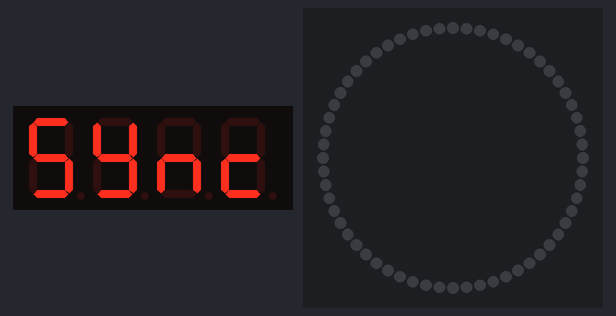
The sketch below on a simulated ESP8266 (Wemos D1 mini). Parts: 4-digit seven-segment display, 60 RGB LEDs in a ring, first at the top, clockwise. Dim RGB values are drawn brighter than linear; WiFi joins after 1.5 s; servers stay silent unless stated; the local clock reads 2024-03-15 10:24:30 at power-on unless the sketch sets it.

Above: at 0.1 s.
At 1.6 s:
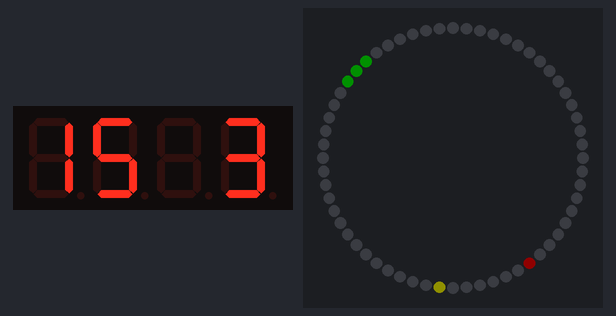

The sketch:

analog-wallclock.ino
```cpp
/*
 * Based on the Time, Timezone and FastLED libraries
 * Running on a WeMos D1 WiFi board
 */

#include <FastLED.h>
#include <TimeLib.h>
#include <Timezone.h>
#include <TM1637Display.h>
#include <ESP8266WiFi.h>
#include <WiFiUdp.h>

// 7-segment TM1637
#define SEGMENTS_DIO_PIN               (D6)
#define SEGMENTS_CLK_PIN               (D5)
#define SEGMENTS_BRIGHTNESS             (1) // 0-7

// RGB 60-LED ring
#define LEDRING_DATA_PIN                (D4)
#define NUM_LEDS                        (60)

static const char ssid[] = "gill-roxrud";
static const char pass[] = "******";

static const char ntpServerName[] = "0.no.pool.ntp.org";

WiFiUDP Udp;
unsigned int localPort = 8888;  // local port to listen for UDP packets

//Central European Time (Frankfurt, Paris)
TimeChangeRule CEST = {"CEST", Last, Sun, Mar, 2, 120};     //Central European Summer Time
TimeChangeRule CET = {"CET ", Last, Sun, Oct, 3, 60};       //Central European Standard Time
Timezone CE(CEST, CET);
time_t utc, local_time, prev_local_time=0;

#if (NUM_LEDS < 256)
 typedef byte ledposition_t;
#else
 typedef unsigned short ledposition_t;
#endif

CRGB leds[NUM_LEDS];
TM1637Display segment_display(SEGMENTS_CLK_PIN, SEGMENTS_DIO_PIN);

static const CRGB hour_colour_am = CRGB(0,16,0);
static const CRGB hour_colour_pm = CRGB(0,0,16);
static const CRGB minute_colour = CRGB(16,0,0);
static const CRGB second_colour = CRGB(16,16,0);


void setLED(ledposition_t pos, const struct CRGB& colour)
{
  pos = pos%NUM_LEDS;
  leds[pos] = colour;
}

void setSegments(byte day, byte month)
{
  segment_display.showNumberDecEx(day%100, 0x30, false, 2, 0);
  segment_display.showNumberDec(month%100, false, 2, 2);
}

void setSegmentsSync()
{
  const uint8_t segments[] = {1|32|64|4|8 /*S*/, 32|64|2|4|8 /*y*/, 16|64|4 /*n*/, 64|16|8 /*c*/};
  segment_display.setSegments(segments);
}

void digitalClockDisplay(const time_t& local_time)
{
  ledposition_t pos;
  for (pos=0; pos<NUM_LEDS; pos++) leds[pos]=CRGB::Black;

  CRGB hour_colour = isAM(local_time) ? hour_colour_am : hour_colour_pm;
  int minute_pos = minute(local_time)*NUM_LEDS/60;
  int hour_pos = hour(local_time)*NUM_LEDS/12 + (minute_pos/12);
  setLED(hour_pos-1, hour_colour);
  setLED(hour_pos, hour_colour);
  setLED(hour_pos+1, hour_colour);

  setLED(minute_pos, minute_colour);

  setLED(second(local_time)*NUM_LEDS/60, second_colour);

  setSegments(day(local_time), month(local_time));

  FastLED.show();
}

/*-------- NTP code ----------*/

static const byte NTP_PORT = 123;
static const int NTP_PACKET_SIZE = 48; // NTP time is in the first 48 bytes of message
byte packetBuffer[NTP_PACKET_SIZE]; //buffer to hold incoming & outgoing packets

// send an NTP request to the time server at the given address
void sendNTPpacket(IPAddress &address)
{
  // set all bytes in the buffer to 0
  memset(packetBuffer, 0, NTP_PACKET_SIZE);
  // Initialize values needed to form NTP request
  // (see URL above for details on the packets)
  packetBuffer[0] = 0b11100011;   // LI, Version, Mode
  packetBuffer[1] = 0;     // Stratum, or type of clock
  packetBuffer[2] = 6;     // Polling Interval
  packetBuffer[3] = 0xEC;  // Peer Clock Precision
  // 8 bytes of zero for Root Delay & Root Dispersion
  packetBuffer[12] = 49;
  packetBuffer[13] = 0x4E;
  packetBuffer[14] = 49;
  packetBuffer[15] = 52;
  // all NTP fields have been given values, now
  // you can send a packet requesting a timestamp:
  Udp.beginPacket(address, NTP_PORT);
  Udp.write(packetBuffer, NTP_PACKET_SIZE);
  Udp.endPacket();
}

time_t getNtpUtcTime()
{
  while (Udp.parsePacket() > 0) ; // discard any previously received packets

  IPAddress ntpServerIP;
  WiFi.hostByName(ntpServerName, ntpServerIP);
  sendNTPpacket(ntpServerIP);
  uint32_t beginWait = millis();
  while (millis() - beginWait < 1500) {
    int size = Udp.parsePacket();
    if (size >= NTP_PACKET_SIZE) {
      Udp.read(packetBuffer, NTP_PACKET_SIZE);
      unsigned long secsSince1900;
      // convert four bytes starting at location 40 to a long integer
      secsSince1900 =  (unsigned long)packetBuffer[40] << 24;
      secsSince1900 |= (unsigned long)packetBuffer[41] << 16;
      secsSince1900 |= (unsigned long)packetBuffer[42] << 8;
      secsSince1900 |= (unsigned long)packetBuffer[43];
      return secsSince1900 - 2208988800UL;
    }
  }
  return 0; // return 0 if unable to get the time
}

void setup()
{
  FastLED.addLeds<WS2812B, LEDRING_DATA_PIN, GRB>(leds, NUM_LEDS);

  segment_display.setBrightness(SEGMENTS_BRIGHTNESS);
  setSegmentsSync();

  WiFi.mode(WIFI_STA);
  WiFi.begin(const_cast<char*>(ssid), pass);
  while (WiFi.status() != WL_CONNECTED) {
    delay(100);
  }

  Udp.begin(localPort);
  setSyncProvider(getNtpUtcTime);
  setSyncInterval(300);
}

void loop()
{
  if (timeStatus() != timeNotSet) {
    utc = now();
    local_time = CE.toLocal(utc);

    if (local_time != prev_local_time) {
      prev_local_time = local_time;
      digitalClockDisplay(local_time);
      delay(1000 - (millis()%1000));
    }
  }
}
```
